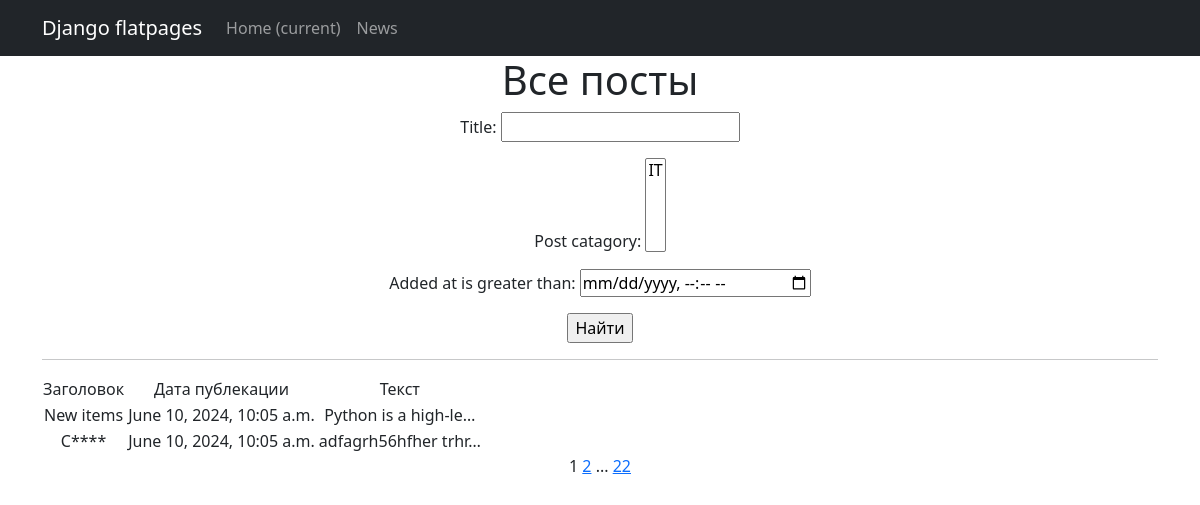
Page /news/ on the committed database.
### sapp/models.py (models this page shows, shortened)
class Post(models.Model):
   post_autor = models.ForeignKey(Autor, on_delete=models.CASCADE)
   post_catagory = models.ManyToManyField(Category, through='PostCategory')
   articles_or_news = models.CharField(max_length=2,
                                       choices=S_OR_N,
                                       default='AR')
   datetime = models.DateTimeField(default=timezone.now)
   title = models.CharField(max_length=255)
   text = models.TextField()
   rating_pos = models.IntegerField(choices=GRADE,
                                    default=0,
                                    editable=True),
   added_at = models.DateTimeField(default=timezone.now)

### sapp/views.py (the view)
# urls.py: path('', PostsList.as_view(), name='posts'),
class PostsList(ListView):
   model = Post
   ordering = 'post_autor'
   template_name = 'sapp/posts.html'
   context_object_name = 'posts'
   paginate_by = 2
   def get_queryset(self):
      queryset = super().get_queryset()
      self.filterset = PostFilter(self.request.GET, queryset)
      return self.filterset.qs
   def get_context_data(self, **kwargs):
      context = super().get_context_data(**kwargs)
      context['filterset'] = self.filterset
      return context

### sapp/models.py (called while the page is built)
   def __str__(self):
      return self.name_cat

### sapp/templatetags/custom_filters.py (called while the page is built)
@register.filter()
def censor(value):
    for word in censor_list:
        value = value.replace(word[1:], '*' * len(word[1:]))
    return value

### templates/sapp/posts.html (shortened to what this page needs)
{% extends 'sapp/default.html' %}
{% load custom_filters %}
{% block content %}
<h1>Все посты</h1>
<form action="" method="get">
       {{ filterset.form.as_p }}
       <input type="submit" value="Найти" />
   </form>
<hr>
{% if posts %}
<table>
    <tr>
        <td>Заголовок</td>
        <td></td>
        <td>Дата публекации</td>
        <td></td>
        <td>Текст</td>
    </tr>
    {% for post in posts %}
    <tr>
        <td>{{ post.title|censor }}</td>
        <td></td>
        <td>{{ post.added_at }}</td>
        <td></td>
        <td>{{ post.text|censor|truncatechars:20 }}</td>
    </tr>
    {% endfor %}
</table>
{% else %}
<h2>Постов нет!</h2>
{% endif %}
   {{ page_obj.number }}
   {% if page_obj.has_next %}
       <a href="?page={{ page_obj.next_page_number }}">{{ page_obj.next_page_number }}</a>
       {% if paginator.num_pages != page_obj.next_page_number %}
           ...
           <a href="?page={{ page_obj.paginator.num_pages }}">{{ page_obj.paginator.num_pages }}</a>
       {% endif %}
   {% endif %}
{% endblock content %}

### templates/sapp/default.html (shortened to what this page needs)
<!DOCTYPE html>
<html lang="en">
    <head>
        {% load static %}
        <link href="{% static 'css/styles.css' %}" rel="stylesheet" />
    </head>
    <body>
        <nav class="navbar navbar-expand-lg navbar-dark bg-dark static-top">
            <div class="container">
                <a class="navbar-brand" href="#">Django flatpages</a>
                <div class="collapse navbar-collapse" id="navbarResponsive">
                    <ul class="navbar-nav ml-auto">
                        <li class="nav-item active">
                            <a class="nav-link" href="#">Home
                                <span class="sr-only">(current)</span>
                            </a>
                        </li>
                        <li class="nav-item">
                            <a class="nav-link" href="/news/">News</a>
                        </li>
                    </ul>
                </div>
            </div>
        </nav>
        <div class="container">
            <div class="row">
                <div class="col-lg-12 text-center">
                    {% block content %}{% endblock content %}
                </div>
            </div>
        </div>
    </body>
</html>

### rows in the picture
Post: title|censor "New items", added_at "June 10, 2024, 10:05 a.m.", text|censor "Python is a high-le…"
Post: title|censor "С****", added_at "June 10, 2024, 10:05 a.m.", text|censor "adfagrh56hfher trhr…"

### other values in the picture
{{ page_obj.number }} "1"
{{ page_obj.next_page_number }} "2"
{{ page_obj.paginator.num_pages }} "22"
